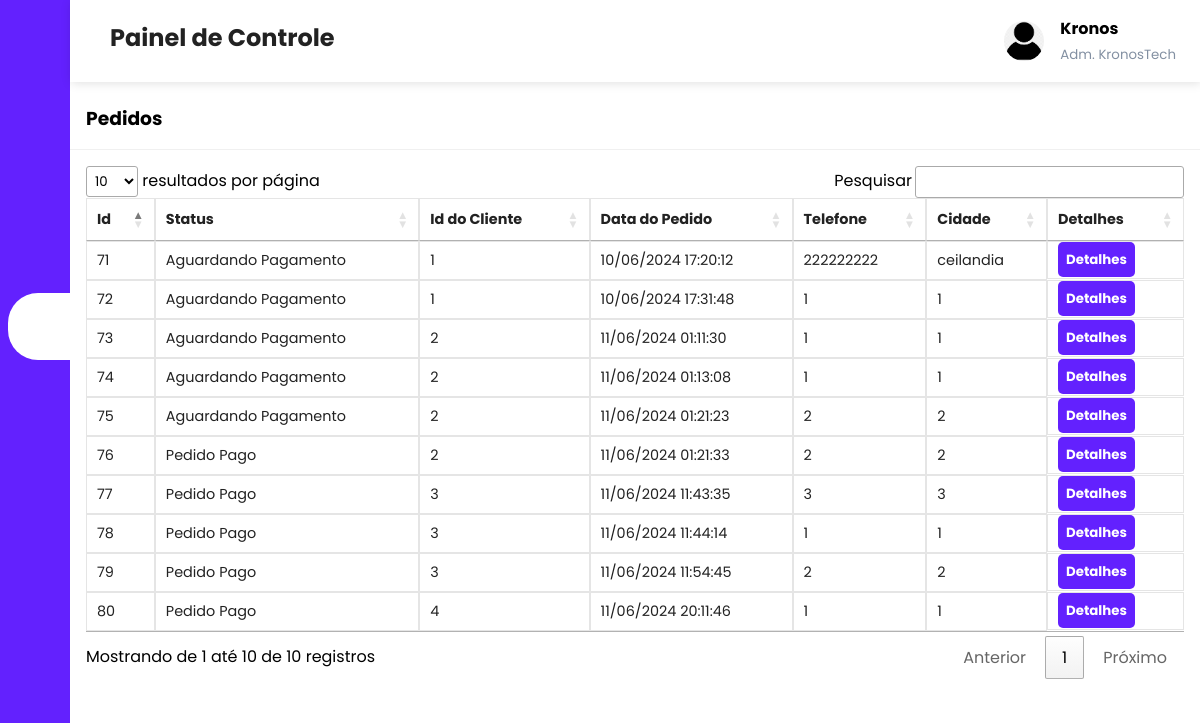
The app's page /admin/orders.php (signed in) with its own data.
### tables this page shows
CREATE TABLE `orders` (
  `order_id` int(11) NOT NULL,
  `order_cost` decimal(6,2) NOT NULL,
  `order_status` varchar(100) NOT NULL DEFAULT 'on_hold',
  `user_id` int(11) NOT NULL,
  `user_phone` text NOT NULL,
  `user_city` varchar(255) NOT NULL,
  `user_address` varchar(255) NOT NULL,
  `complemento` varchar(255) DEFAULT NULL,
  `bairro` varchar(255) DEFAULT NULL,
  `uf` varchar(2) DEFAULT NULL,
  `cep` varchar(9) DEFAULT NULL,
  `order_date` datetime NOT NULL DEFAULT current_timestamp()
);

### admin/orders.php (the view, shortened to what this page needs)
<?php
include('../server/connection.php');
if (isset($_GET['page_no']) && $_GET['page_no'] != "") {
    $page_no = $_GET['page_no'];
} else {
    $page_no = 1;
}
$total_records_per_page = 10;
$offset = ($page_no - 1) * $total_records_per_page;
$stmt2 = $conn->prepare("SELECT * FROM orders LIMIT ?, ?");
$stmt2->bind_param("ii", $offset, $total_records_per_page);
$stmt2->execute();
$orders = $stmt2->get_result();
?>
<?php include('header.php') ?>
<div class="recent-grid">
        <div class="projects">
            <div class="card">
                <div class="card-header">
                    <h3>Pedidos</h3>
                </div>
                <div class="card-body">
                    <div class="table-responsive">
                        <table width="100%" class="orders-table" id="tabelaOrdenada">
                            <thead>
                                <tr>
                                    <td>Id</td>
                                    <td>Status</td>
                                    <td>Id do Cliente</td>
                                    <td>Data do Pedido</td>
                                    <td>Telefone</td>
                                    <td>Cidade</td>
                                    <td>Detalhes</td>
                                </tr>
                            </thead>
                            <tbody>
                                <?php while($order = $orders->fetch_assoc()) { ?>
                                    <tr>
                                        <td><?php echo $order['order_id']; ?></td>
                                        <td><?php echo $order['order_status']; ?></td>
                                        <td><?php echo $order['user_id']; ?></td>
                                        <td><?php echo date('d/m/Y H:i:s', strtotime($order['order_date']));?></td>
                                        <td><?php echo $order['user_phone']; ?></td>
                                        <td><?php echo $order['user_city']; ?></td>
                                        <td><button><a class="btn btn-primary" href="view_order.php?order_id=<?php echo $order['order_id']; ?>">Detalhes</a></button></td>
                                    </tr>
                                <?php } ?>
                            </tbody>
                        </table>
                    </div>
                </div>
            </div>
        </div>
</body>
</html>

### admin/styles.css (style rules this page uses)
:root { --main-color: #6321fe; --color-dark: #1d2231; --text-grey: #8390a2; }
* { padding: 0; margin: 0; box-sizing: border-box; list-style-type: none; text-decoration: none; font-family: "Poppins", sans-serif; }
.recent-grid { margin-top: 5.5rem; }
.card { background: #fff; border-radius: 5px; }
.card-header, .card-body { padding: 1rem; }
.card-header { display: flex; justify-content: space-between; align-items: center; border-bottom: 1px solid #f0f0f0; font-weight: bold; }
table { border-collapse: collapse; }
thead tr { border-top: 2px solid rgba(0, 0, 0, 0.3); border-bottom: 2px solid rgba(0, 0, 0, 0.3) }
.orders-table td { border: 1px solid rgba(0, 0, 0, 0.10); padding: 8px; text-align: left; }
thead td { font-weight: 700; }
td { padding: 0.5rem 1rem; font-size: 0.9rem; color: #222; }
tr td:last-child { display: flex; align-items: center; }
.table-responsive { width: 100%; overflow-x: auto; }
.btn { background-color: #6321fe; color: #fff; padding: 8px; border-radius: 5px; border: none; font-weight: bold; transition: 0.4s ease; }
button { border: none; }

### records on screen
orders: order_id "71", order_status "Aguardando Pagamento", user "1", order_date "10/06/2024 17:20:12", user_phone "222222222", user_city "ceilandia"
orders: order_id "72", order_status "Aguardando Pagamento", user "1", order_date "10/06/2024 17:31:48", user_phone "1", user_city "1"
orders: order_id "73", order_status "Aguardando Pagamento", user "2", order_date "11/06/2024 01:11:30", user_phone "1", user_city "1"
orders: order_id "74", order_status "Aguardando Pagamento", user "2", order_date "11/06/2024 01:13:08", user_phone "1", user_city "1"
orders: order_id "75", order_status "Aguardando Pagamento", user "2", order_date "11/06/2024 01:21:23", user_phone "2", user_city "2"
orders: order_id "76", order_status "Pedido Pago", user "2", order_date "11/06/2024 01:21:33", user_phone "2", user_city "2"
orders: order_id "77", order_status "Pedido Pago", user "3", order_date "11/06/2024 11:43:35", user_phone "3", user_city "3"
orders: order_id "78", order_status "Pedido Pago", user "3", order_date "11/06/2024 11:44:14", user_phone "1", user_city "1"
orders: order_id "79", order_status "Pedido Pago", user "3", order_date "11/06/2024 11:54:45", user_phone "2", user_city "2"
orders: order_id "80", order_status "Pedido Pago", user "4", order_date "11/06/2024 20:11:46", user_phone "1", user_city "1"

### other values on screen
$_SESSION['admin_name'] "Kronos"
